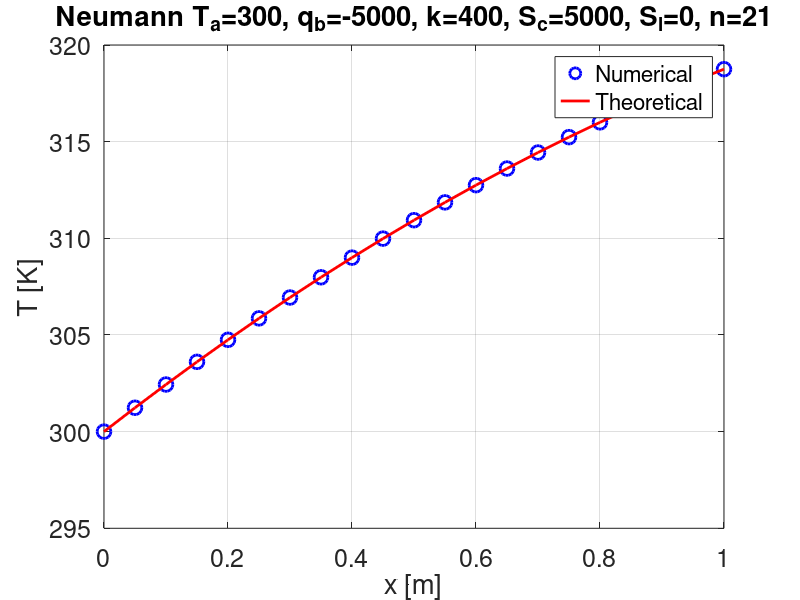

Write MATLAB code to recreate this figure.
clear all
close all
%clc

set(0,'DefaultLineLineWidth',2);
set(0,'DefaultAxesFontSize',18);
set(0,'DefaultLineMarkerSize',10);

%%%%%%%%%%%%% Physical parameters
L = 1;
Ta = 300;
k = 400;
Sc = 5000;
Sl = 0;

qb = -5000;

%%%%%%%%%%%%% Numerical parameters
n = 21;

%%%%%%%%%%%%%% Grid generation
x0=linspace(0,L,n);

dx=L/(n-1);
Dx=dx;

%%%%%%%%%%%%%% Creating the matrix
A = zeros(n,n);
b = zeros(n,1);

for i=2:n-1 
    A(i,i-1) = -k/dx;
    A(i,i+1) = -k/dx;
    A(i,i)   = 2*k/dx -Sl*Dx;
    b(i)     = Sc*Dx;
end

% Boundary conditions
A(1,1) = 1;
b(1)   = Ta;

A(n,n)   = k/dx;
A(n,n-1) = -k/dx;
b(n)     = Sc*Dx/2 -qb;

%%%%%%%%%%%%%% Numerical solution  
%T=inv(A)*b;
T = A\b;

%%%%%%%%%%%%%% Solution plot
figure('color','w')
plot(x0,T,'bo')
hold on

%%%%%%%%%%%%%% Theoretical solution
if (Sl==0)
    alpha = (Sc*L-qb)/k;
    T_theo = -Sc/(2*k)*x0.^2 + alpha*x0 + Ta;
else    
end

plot(x0,T_theo,'r-')

%%%%%%%%%%%%%% Finalize the figure
grid on, box on,
xlabel('x [m]'), ylabel('T [K]')
title(['Neumann T_a=' num2str(Ta) ', q_b=' num2str(qb)...
    ', k=' num2str(k) ', S_c=' num2str(Sc) ', S_l=' num2str(Sl)...
    ', n=' num2str(n)])
legend('Numerical','Theoretical', 'location','best')
saveas(gcf,['Neumann-Ta' num2str(Ta)  '_k' num2str(k)...
    '_Sc' num2str(Sc) '_Sl' num2str(Sl) '_qb' num2str(qb) '_n_' num2str(n) '.png'])
